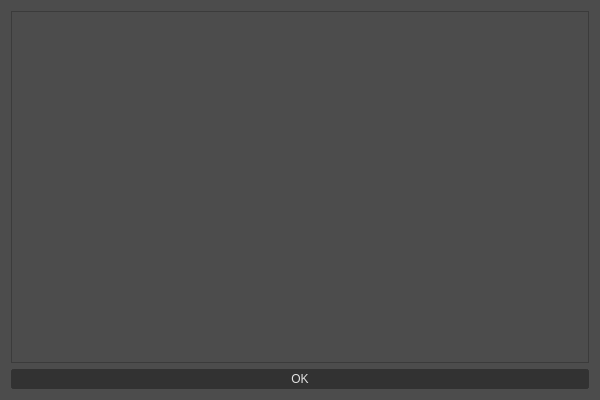
<?xml version="1.0" encoding="UTF-8"?>
<ui version="4.0">
 <class>InventoryWindow</class>
 <widget class="QDialog" name="InventoryWindow">
  <property name="geometry">
   <rect>
    <x>0</x>
    <y>0</y>
    <width>600</width>
    <height>400</height>
   </rect>
  </property>
  <property name="windowTitle">
   <string>Inventory</string>
  </property>
  <property name="styleSheet">
   <string notr="true">background-color: rgb(76, 76, 76);</string>
  </property>
  <layout class="QVBoxLayout" name="verticalLayout">
   <item>
    <widget class="QTextEdit" name="out">
     <property name="styleSheet">
      <string notr="true">background-color: rgb(76, 76, 76);
font: 11pt &quot;Consolas&quot;;
color: rgb(206, 206, 206);</string>
     </property>
     <property name="readOnly">
      <bool>true</bool>
     </property>
    </widget>
   </item>
   <item>
    <widget class="QPushButton" name="okBtn">
     <property name="styleSheet">
      <string notr="true">background-color: rgb(50, 50, 50);
color: rgb(225, 225, 225);
font: 9pt &quot;MS Shell Dlg 2&quot;;
border: 3px solid rgb(50, 50, 50);
border-radius: 3px 3px;</string>
     </property>
     <property name="text">
      <string>OK</string>
     </property>
    </widget>
   </item>
  </layout>
 </widget>
 <resources/>
 <connections/>
</ui>
